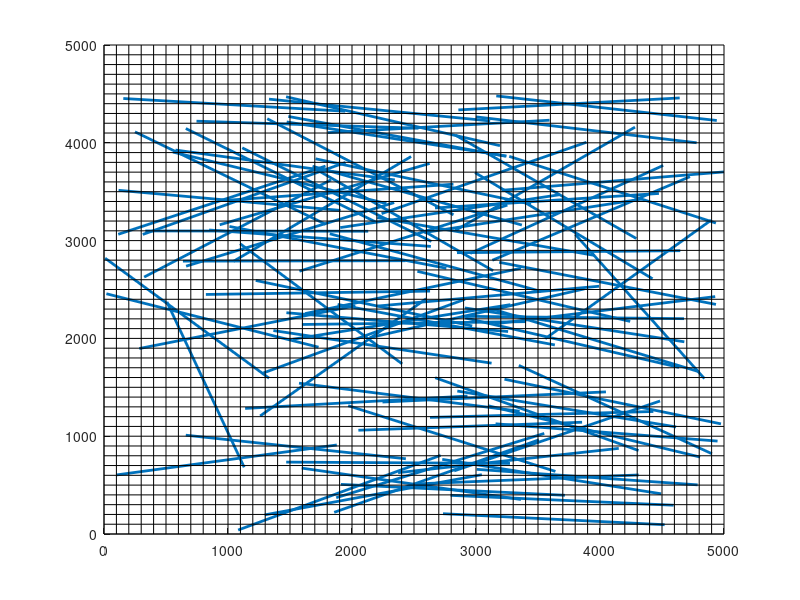

Write MATLAB code to recreate this figure.


DX=100;
DY=100;
NX=50;
NY=50;
Lx=5000;
Ly=4500;
mu=1800;
phi=100;
n=100;
a=rand(n,2);
a(:,1)=a(:,1)*Lx;
a(:,2)=a(:,2)*Ly;
theta=pi/9*randn(n,1);
length=mu+5*randn(n,1);
for i=1:n
   a(i,3)=a(i,1)+length(i)*cos(theta(i));
   a(i,4)=a(i,2)+length(i)*sin(theta(i));
   if(a(i,3)<0 || a(i,3)>Lx)
      a(i,3)=a(i,3)-2*length(i)*cos(theta(i));
   end
   if(a(i,4)<0 || a(i,4)>Ly)
      a(i,4)=a(i,4)-2*length(i)*sin(theta(i));
   end
end
a(:,5)=2000;
a(:,6)=0.05;
a(:,7)=0.5;
for i=1:n
    line([a(i,1),a(i,3)],[a(i,2),a(i,4)],'LineWidth',2);
    hold on;
end

Dx=10;
Dy=10;
for i = 0:n  %Horizontal Lines
    plot([0 NX*DX], [DY*i DY*i], 'k');  
end 

for i = 0:n   %Vertical Lines
    plot([DX*i DX*i], [0 NY*DY], 'k');    
end
axis([0,5000,0,5000]);